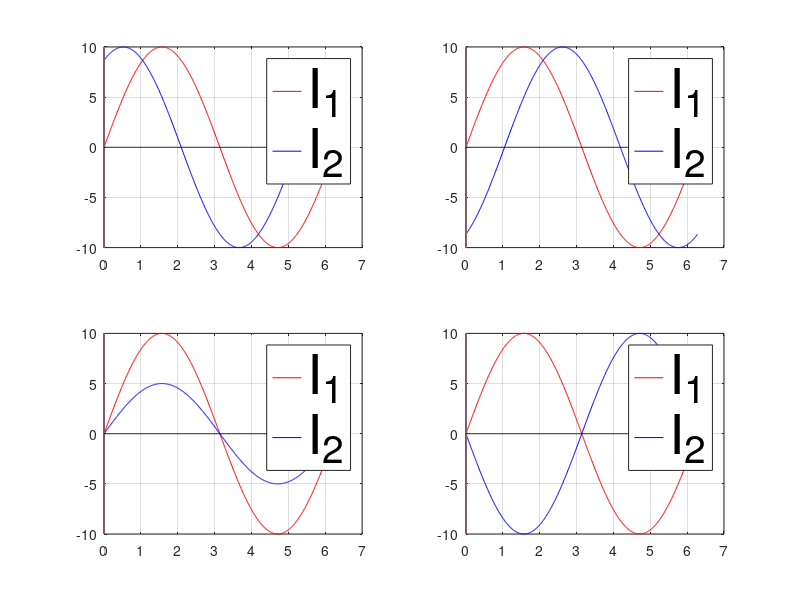

Write the MATLAB code that produced this figure.
% 2021.11.22
% Fundamentals of Electric Circuits, 6e

clf;clear;clc;close all;
I = 10;
fontsize = 40;
phi_1 = 0; phi_2 = pi/3;
t = 0:0.01:2*pi;
i1 = I * sin(t + phi_1);
i2 = I * sin(t + phi_2);
i3 = I * sin(t - phi_2);
i4 = 0.5*I * sin(t);
i5 = I * sin(t + pi);

subplot(2,2,1);
plot(t, i1, '-r');hold on;
plot(t, i2, '-b');hold on;
plot(zeros(21), -10:10, t,zeros(size(t)),'-k');grid on;
legend({'I_1','I_2'},'FontSize',fontsize);

subplot(2,2,2);
plot(t, i1, '-r');hold on;
plot(t, i3, '-b');hold on;
plot(zeros(21), -10:10, t,zeros(size(t)),'-k');grid on;
legend('I_1','I_2','FontSize',fontsize);

subplot(2,2,3);
plot(t, i1, '-r');hold on;
plot(t, i4, '-b');hold on;
plot(zeros(21), -10:10, t,zeros(size(t)),'-k');grid on;
legend('I_1','I_2','FontSize',fontsize);

subplot(2,2,4);
plot(t, i1, '-r');hold on;
plot(t, i5, '-b');hold on;
plot(zeros(21), -10:10, t,zeros(size(t)),'-k');grid on;
legend('I_1','I_2','FontSize',fontsize);

% title("");
